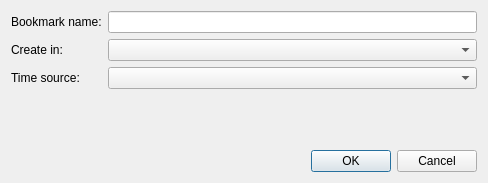
<?xml version="1.0" encoding="UTF-8"?>
<ui version="4.0">
 <class>addBookmarkDialog</class>
 <widget class="QDialog" name="addBookmarkDialog">
  <property name="windowModality">
   <enum>Qt::ApplicationModal</enum>
  </property>
  <property name="geometry">
   <rect>
    <x>0</x>
    <y>0</y>
    <width>488</width>
    <height>183</height>
   </rect>
  </property>
  <property name="windowTitle">
   <string>Bookmark Location</string>
  </property>
  <layout class="QVBoxLayout" name="verticalLayout">
   <item>
    <layout class="QGridLayout" name="gridLayout">
     <item row="0" column="0">
      <widget class="QLabel" name="label">
       <property name="text">
        <string>Bookmark name:</string>
       </property>
      </widget>
     </item>
     <item row="0" column="1">
      <widget class="QLineEdit" name="bookmarkNameEdit"/>
     </item>
     <item row="1" column="1">
      <widget class="QComboBox" name="createInCombo"/>
     </item>
     <item row="1" column="0">
      <widget class="QLabel" name="label_2">
       <property name="text">
        <string>Create in:</string>
       </property>
      </widget>
     </item>
     <item row="2" column="0">
      <widget class="QLabel" name="label_3">
       <property name="text">
        <string>Time source:</string>
       </property>
      </widget>
     </item>
     <item row="2" column="1">
      <widget class="QComboBox" name="timeSourceCombo"/>
     </item>
    </layout>
   </item>
   <item>
    <spacer name="verticalSpacer">
     <property name="orientation">
      <enum>Qt::Vertical</enum>
     </property>
     <property name="sizeHint" stdset="0">
      <size>
       <width>20</width>
       <height>24</height>
      </size>
     </property>
    </spacer>
   </item>
   <item>
    <widget class="QDialogButtonBox" name="buttonBox">
     <property name="orientation">
      <enum>Qt::Horizontal</enum>
     </property>
     <property name="standardButtons">
      <set>QDialogButtonBox::Cancel|QDialogButtonBox::Ok</set>
     </property>
    </widget>
   </item>
  </layout>
 </widget>
 <resources/>
 <connections>
  <connection>
   <sender>buttonBox</sender>
   <signal>accepted()</signal>
   <receiver>addBookmarkDialog</receiver>
   <slot>accept()</slot>
   <hints>
    <hint type="sourcelabel">
     <x>248</x>
     <y>254</y>
    </hint>
    <hint type="destinationlabel">
     <x>157</x>
     <y>274</y>
    </hint>
   </hints>
  </connection>
  <connection>
   <sender>buttonBox</sender>
   <signal>rejected()</signal>
   <receiver>addBookmarkDialog</receiver>
   <slot>reject()</slot>
   <hints>
    <hint type="sourcelabel">
     <x>316</x>
     <y>260</y>
    </hint>
    <hint type="destinationlabel">
     <x>286</x>
     <y>274</y>
    </hint>
   </hints>
  </connection>
 </connections>
</ui>
